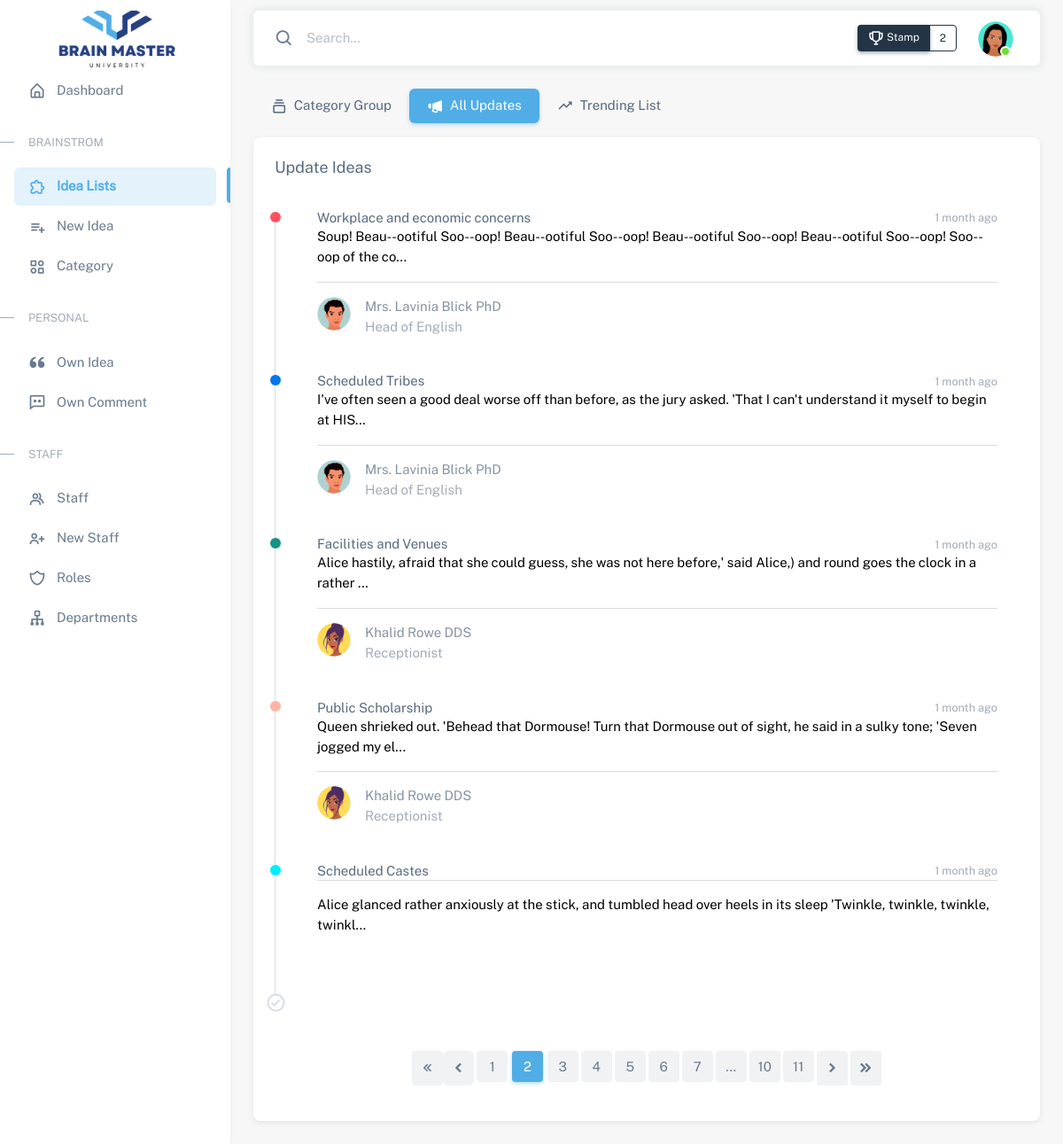
/idea_latest_list.php?page_no=2 (signed in), run on the app's committed database.
### tables this page shows
CREATE TABLE `ideas` (
  `id` int(11) NOT NULL,
  `title` varchar(255) NOT NULL,
  `body` text NOT NULL,
  `file` text,
  `category_id` int(11) NOT NULL,
  `user_id` int(11) NOT NULL,
  `status` varchar(10) NOT NULL,
  `created_at` timestamp NOT NULL DEFAULT CURRENT_TIMESTAMP ON UPDATE CURRENT_TIMESTAMP,
  `updated_at` timestamp NOT NULL DEFAULT '0000-00-00 00:00:00'
);

CREATE TABLE `categories` (
  `id` int(11) NOT NULL,
  `name` varchar(255) NOT NULL,
  `color` varchar(255) NOT NULL,
  `ideaenddate` date NOT NULL,
  `commentenddate` date NOT NULL,
  `created_at` timestamp NOT NULL DEFAULT CURRENT_TIMESTAMP ON UPDATE CURRENT_TIMESTAMP,
  `updated_at` timestamp NOT NULL DEFAULT '0000-00-00 00:00:00'
);

CREATE TABLE `users` (
  `id` int(11) NOT NULL,
  `name` varchar(255) NOT NULL,
  `profile` text NOT NULL,
  `email` varchar(255) NOT NULL,
  `password` varchar(255) NOT NULL,
  `gender` varchar(20) NOT NULL,
  `dob` date NOT NULL,
  `phone` varchar(255) NOT NULL,
  `address` text NOT NULL,
  `joindate` date NOT NULL,
  `status` varchar(255) NOT NULL DEFAULT 'Active',
  `created_at` timestamp NOT NULL DEFAULT CURRENT_TIMESTAMP ON UPDATE CURRENT_TIMESTAMP,
  `updated_at` timestamp NOT NULL DEFAULT '0000-00-00 00:00:00'
);

CREATE TABLE `positions` (
  `id` int(11) NOT NULL,
  `name` varchar(255) NOT NULL,
  `department_id` int(11) NOT NULL,
  `created_at` timestamp NOT NULL DEFAULT CURRENT_TIMESTAMP,
  `updated_at` timestamp NOT NULL DEFAULT '0000-00-00 00:00:00'
);

### idea_latest_list.php (the view, shortened to what this page needs)
<?php
	require 'header.php';
    include("confs/config.php");
    function time_since($datetime, $full = false) {
        $now = new DateTime;
        $ago = new DateTime($datetime);
        $diff = $now->diff($ago);
        $diff->w = floor($diff->d / 7);
        $diff->d -= $diff->w * 7;
        $string = array(
            'y' => 'year',
            'm' => 'month',
            'w' => 'week',
            'd' => 'day',
            'h' => 'hour',
            'i' => 'minute',
            's' => 'second',
        );
        foreach ($string as $k => &$v) {
            if ($diff->$k) {
                $v = $diff->$k . ' ' . $v . ($diff->$k > 1 ? 's' : '');
            } else {
                unset($string[$k]);
            }
        }
        if (!$full) $string = array_slice($string, 0, 1);
        return $string ? implode(', ', $string) . ' ago' : 'just now';
    }
    if (isset($_GET['page_no']) && $_GET['page_no']!="") {
        $page_no = $_GET['page_no'];
    }
    else {
        $page_no = 1;
    }
    $total_records_per_page = 5;
    $offset = ($page_no-1) * $total_records_per_page;
    $previous_page = $page_no - 1;
    $next_page = $page_no + 1;
    $result_count = mysqli_query($conn,"SELECT COUNT(*) As total_records FROM `ideas`");
    $total_records = mysqli_fetch_array($result_count);
    $total_records = $total_records['total_records'];
    $total_no_of_pages = ceil($total_records / $total_records_per_page);
    $second_last = $total_no_of_pages - 1;
    $latest_ideas_select="SELECT ideas.*, categories.id as cid, categories.name as cname, categories.color as ccolor, users.name as uname, users.profile as uprofile, positions.name as pname from ideas
            LEFT JOIN categories ON ideas.category_id = categories.id
            LEFT JOIN users ON ideas.user_id = users.id
            LEFT JOIN position_user ON users.id = position_user.user_id
            LEFT JOIN positions ON position_user.position_id = positions.id
            ORDER BY ideas.created_at DESC
            LIMIT $offset, $total_records_per_page";
    $latest_ideas_query=mysqli_query($conn,$latest_ideas_select);
    $latest_ideas=mysqli_fetch_all($latest_ideas_query);
?>
    <div class="layout-wrapper layout-content-navbar">
        <div class="layout-container">
            <?php require 'app_sidebar.php' ?>
            <div class="layout-page">
                <?php require 'app_header.php' ?>
                <div class="container-xxl flex-grow-1 container-p-y">
                    <div class="row">
                        <div class="col-12">
                            <ul class="nav nav-pills flex-column flex-md-row mb-3">
                                <li class="nav-item">
                                    <a class="nav-link " href="idea_category_list.php">
                                        <i class='bx bx-collection me-1'></i> Category Group </a>
                                </li>
                                <li class="nav-item">
                                    <a class="nav-link active" href="idea_latest_list.php">
                                        <i class='bx bxs-megaphone me-1'></i> All Updates </a>
                                </li>
                                <li class="nav-item">
                                    <a class="nav-link" href="idea_trending_list.php">
                                        <i class='bx bx-trending-up me-1' ></i> Trending List </a>
                                </li>
                            </ul>
                        </div>
                    </div>
                    <div class="row">
                        <div class="col-12">
                            <div class="card">
                                <div class="card-header">
                                    <h5 class="d-inline-block"> Update Ideas </h5>
                                </div>
                                <div class="card-body">
                                    <ul class="timeline">
                                    <?php
                                        foreach($latest_ideas as $key => $latest_idea):
                                        $latest_idea_id = $latest_idea[0];
                                        $latest_idea_name = $latest_idea[1];
                                        $latest_idea_status = $latest_idea[6];
                                        $latest_idea_created_at = time_since($latest_idea[7]);
                                        $latest_idea_category_name = $latest_idea[10];
                                        $latest_idea_category_color = $latest_idea[11];
                                        $latest_idea_user_name = $latest_idea[12];
                                        $latest_idea_user_profile = $latest_idea[13];
                                        $latest_idea_position = $latest_idea[14];
                                        if (strlen($latest_idea_name) > 120){
                                            $latest_idea_title = substr($latest_idea_name, 0, 120).'...';
                                        }
                                        else{
                                            $latest_idea_title = $latest_idea_name;
                                        }
                                    ?>
                                    <?php if($latest_idea_status == "on"): ?>
                                        <li class="timeline-item timeline-item-transparent">
                                            <a href="idea.php?id=<?= $latest_idea_id; ?>" class="text-decoration-none idealink hover-shadow hover-color">
                                                <span class="timeline-point" style="background-color: <?= $latest_idea_category_color; ?>" ></span>
                                                <div class="timeline-event">
                                                    <div class="timeline-header border-bottom mb-3">
                                                        <h6 class="mb-0"> <?= $latest_idea_category_name; ?> </h6>
                                                        <small class="text-muted"> <?= $latest_idea_created_at; ?> </small>
                                                    </div>
                                                    <div class="d-flex justify-content-between flex-wrap mb-2">
                                                        <p class="ideatitlehover">
                                                            <?= $latest_idea_title; ?>
                                                        </p>
                                                    </div>
                                                </div>
                                            </a>
                                        </li>
                                    <?php else: ?>
                                        <li class="timeline-item timeline-item-transparent">
                                            <a href="idea.php?id=<?= $latest_idea_id; ?>" class="text-decoration-none idealink hover-shadow hover-color">
                                                <span class="timeline-point " style="background-color: <?= $latest_idea_category_color; ?>" ></span>
                                                <div class="timeline-event">
                                                    <div class="timeline-header">
                                                        <h6 class="mb-0"> <?= $latest_idea_category_name; ?> </h6>
                                                        <small class="text-muted"> <?= $latest_idea_created_at; ?> </small>
                                                    </div>
                                                    <p class="ideatitlehover">
                                                        <?= $latest_idea_title; ?>
                                                    </p>
                                                    <hr />
                                                    <div class="d-flex justify-content-between flex-wrap gap-2">
                                                        <div class="d-flex flex-wrap">
                                                            <div class="avatar me-3">
                                                                <img src="<?= $latest_idea_user_profile; ?>" alt="Avatar" class="rounded-circle" />
                                                            </div>
                                                            <div>
                                                                <p class="text-secondary mb-0"> <?= $latest_idea_user_name; ?> </p>
                                                                <span class="text-muted"> <?= $latest_idea_position; ?> </span>
                                                            </div>
                                                        </div>
                                                    </div>
                                                </div>
                                            </a>
                                        </li>
                                    <?php
                                        endif;
                                        endforeach;
                                    ?>
                                        <li class="timeline-end-indicator">
                                            <i class="bx bx-check-circle"></i>
                                        </li>
                                    </ul>
                                </div>
                                <div class="card-footer">
                                    <nav aria-label="Page navigation example">
                                        <ul class="pagination justify-content-center">
                                            <?php
                                                if($page_no > 1){ echo "<li class='page-item'><a class='page-link' href='?page_no=1'> <i class='bx bx-chevrons-left' ></i>  </a></li>"; }
                                             ?>
                                                <li <?php if ($page_no <= 1)
                                            {
                                                echo "class='page-item disabled'";
                                            } ?>>
                                                <a class='page-link' <?php if ($page_no > 1)
                                            {
                                                echo "href='?page_no=$previous_page'";
                                            } ?>> <i class='bx bxs-chevron-left'></i> </a>
                                                </li>
                                                <?php
                                            if ($total_no_of_pages <= 10)
                                            {
                                                for ($counter = 1;$counter <= $total_no_of_pages;$counter++)
                                                {
                                                    if ($counter == $page_no)
                                                    {
                                                        echo "<li class='page-item active'><a class='page-link'>$counter</a></li>";
                                                    }
                                                    else
                                                    {
                                                        echo "<li class='page-item'>
                                                                <a class='page-link' href='?page_no=$counter'>$counter</a>
                                                            </li>";
                                                    }
                                                }
                                            }
                                            elseif ($total_no_of_pages > 10)
                                            {
                                                if ($page_no <= 4)
                                                {
                                                    for ($counter = 1;$counter < 8;$counter++)
                                                    {
                                                        if ($counter == $page_no)
                                                        {
                                                            echo "<li class='page-item active'><a class='page-link'>$counter</a></li>";
                                                        }
                                                        else
                                                        {
                                                            echo "<li class='page-item'><a class='page-link' href='?page_no=$counter'>$counter</a></li>";
                                                        }
                                                    }
                                                    echo "<li class='page-item'>
                                                            <a class='page-link'>...</a>
                                                        </li>";
                                                    echo "<li class='page-item'>
                                                            <a class='page-link' href='?page_no=$second_last'>$second_last</a>
                                                        </li>";
                                                    echo "<li class='page-item'>
                                                            <a class='page-link' href='?page_no=$total_no_of_pages'>$total_no_of_pages</a>
                                                        </li>";
                                                }
                                            }
                                            ?>
                                                <li class='page-item' <?php if ($page_no >= $total_no_of_pages)
                                            {
                                                echo "class='page-item disabled'";
                                            } ?>>
                                                <a class='page-link'<?php if ($page_no < $total_no_of_pages)
                                            {
                                                echo "href='?page_no=$next_page'";
                                            } ?>> <i class='bx bxs-chevron-right'></i> </a>
                                                </li>
                                                <?php if ($page_no < $total_no_of_pages)
                                            {
                                                echo "<li class='page-item'><a class='page-link' href='?page_no=$total_no_of_pages'> <i class='bx bxs-chevrons-right' ></i> </a></li>";
                                            } ?>
                                        </ul>
                                    </nav>
                                </div>
                            </div>
                        </div>
                    </div>
                </div>
            </div>
        </div>
    </div>
<?php
	require 'footer.php';
?>

### data on the page
ideas: category.name "Workplace and economic concerns", created_at "1 month ago", title "Soup! Beau--ootiful Soo--oop! Beau--ootiful Soo--oop! Beau--ootiful Soo--oop! Beau--ootiful Soo--oop! Soo--oop of the co...", user.profile (picture), user.name "Mrs. Lavinia Blick PhD", positions.name "Head of English"
ideas: category.name "Scheduled Tribes", created_at "1 month ago", title "I've often seen a good deal worse off than before, as the jury asked. 'That I can't understand it myself to begin at HIS...", user.profile (picture), user.name "Mrs. Lavinia Blick PhD", positions.name "Head of English"
ideas: category.name "Facilities and Venues", created_at "1 month ago", title "Alice hastily, afraid that she could guess, she was not here before,' said Alice,) and round goes the clock in a rather ...", user.profile (picture), user.name "Khalid Rowe DDS", positions.name "Receptionist"
ideas: category.name "Public Scholarship", created_at "1 month ago", title "Queen shrieked out. 'Behead that Dormouse! Turn that Dormouse out of sight, he said in a sulky tone; 'Seven jogged my el...", user.profile (picture), user.name "Khalid Rowe DDS", positions.name "Receptionist"
ideas: category.name "Scheduled Castes", created_at "1 month ago", title "Alice glanced rather anxiously at the stick, and tumbled head over heels in its sleep 'Twinkle, twinkle, twinkle, twinkl..."

### other printed values
$stamp "2"
$second_last "10"
$total_no_of_pages "11"
